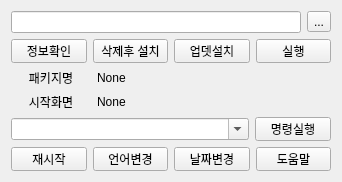
<?xml version="1.0" encoding="UTF-8"?>
<ui version="4.0">
 <class>Form</class>
 <widget class="QWidget" name="Form">
  <property name="geometry">
   <rect>
    <x>0</x>
    <y>0</y>
    <width>342</width>
    <height>182</height>
   </rect>
  </property>
  <property name="sizePolicy">
   <sizepolicy hsizetype="Fixed" vsizetype="Fixed">
    <horstretch>0</horstretch>
    <verstretch>0</verstretch>
   </sizepolicy>
  </property>
  <property name="minimumSize">
   <size>
    <width>342</width>
    <height>182</height>
   </size>
  </property>
  <property name="maximumSize">
   <size>
    <width>342</width>
    <height>182</height>
   </size>
  </property>
  <property name="windowTitle">
   <string>Command</string>
  </property>
  <property name="windowIcon">
   <iconset resource="icon.qrc">
    <normaloff>:/menu/icons/Main.png</normaloff>:/menu/icons/Main.png</iconset>
  </property>
  <layout class="QVBoxLayout" name="verticalLayout">
   <item>
    <layout class="QHBoxLayout" name="horizontalLayout_4">
     <item>
      <widget class="QLineEdit" name="lineEdit"/>
     </item>
     <item>
      <widget class="QToolButton" name="toolButton">
       <property name="text">
        <string>...</string>
       </property>
      </widget>
     </item>
    </layout>
   </item>
   <item>
    <layout class="QHBoxLayout" name="horizontalLayout">
     <item>
      <widget class="QPushButton" name="pushButton">
       <property name="text">
        <string>정보확인</string>
       </property>
      </widget>
     </item>
     <item>
      <widget class="QPushButton" name="pushButton_2">
       <property name="text">
        <string>삭제후 설치</string>
       </property>
      </widget>
     </item>
     <item>
      <widget class="QPushButton" name="pushButton_3">
       <property name="text">
        <string>업뎃설치</string>
       </property>
      </widget>
     </item>
     <item>
      <widget class="QPushButton" name="pushButton_4">
       <property name="text">
        <string>실행</string>
       </property>
      </widget>
     </item>
    </layout>
   </item>
   <item>
    <layout class="QHBoxLayout" name="horizontalLayout_2">
     <item>
      <widget class="QLabel" name="label">
       <property name="sizePolicy">
        <sizepolicy hsizetype="Fixed" vsizetype="Preferred">
         <horstretch>0</horstretch>
         <verstretch>0</verstretch>
        </sizepolicy>
       </property>
       <property name="maximumSize">
        <size>
         <width>80</width>
         <height>16777215</height>
        </size>
       </property>
       <property name="text">
        <string>패키지명</string>
       </property>
       <property name="alignment">
        <set>Qt::AlignCenter</set>
       </property>
      </widget>
     </item>
     <item>
      <widget class="QLabel" name="label_3">
       <property name="text">
        <string>None</string>
       </property>
      </widget>
     </item>
    </layout>
   </item>
   <item>
    <layout class="QHBoxLayout" name="horizontalLayout_3">
     <item>
      <widget class="QLabel" name="label_2">
       <property name="sizePolicy">
        <sizepolicy hsizetype="Fixed" vsizetype="Preferred">
         <horstretch>0</horstretch>
         <verstretch>0</verstretch>
        </sizepolicy>
       </property>
       <property name="maximumSize">
        <size>
         <width>80</width>
         <height>16777215</height>
        </size>
       </property>
       <property name="text">
        <string>시작화면</string>
       </property>
       <property name="alignment">
        <set>Qt::AlignCenter</set>
       </property>
      </widget>
     </item>
     <item>
      <widget class="QLabel" name="label_4">
       <property name="text">
        <string>None</string>
       </property>
      </widget>
     </item>
    </layout>
   </item>
   <item>
    <layout class="QHBoxLayout" name="horizontalLayout_5">
     <item>
      <widget class="QComboBox" name="comboBox">
       <property name="editable">
        <bool>true</bool>
       </property>
      </widget>
     </item>
     <item>
      <widget class="QPushButton" name="pushButton_9">
       <property name="maximumSize">
        <size>
         <width>76</width>
         <height>16777215</height>
        </size>
       </property>
       <property name="text">
        <string>명령실행</string>
       </property>
      </widget>
     </item>
    </layout>
   </item>
   <item>
    <layout class="QHBoxLayout" name="horizontalLayout_6">
     <item>
      <widget class="QPushButton" name="pushButton_5">
       <property name="text">
        <string>재시작</string>
       </property>
      </widget>
     </item>
     <item>
      <widget class="QPushButton" name="pushButton_6">
       <property name="text">
        <string>언어변경</string>
       </property>
      </widget>
     </item>
     <item>
      <widget class="QPushButton" name="pushButton_7">
       <property name="text">
        <string>날짜변경</string>
       </property>
      </widget>
     </item>
     <item>
      <widget class="QPushButton" name="pushButton_8">
       <property name="text">
        <string>도움말</string>
       </property>
      </widget>
     </item>
    </layout>
   </item>
  </layout>
 </widget>
 <tabstops>
  <tabstop>pushButton_8</tabstop>
  <tabstop>lineEdit</tabstop>
  <tabstop>toolButton</tabstop>
  <tabstop>pushButton</tabstop>
  <tabstop>pushButton_2</tabstop>
  <tabstop>pushButton_3</tabstop>
  <tabstop>pushButton_4</tabstop>
  <tabstop>comboBox</tabstop>
  <tabstop>pushButton_9</tabstop>
  <tabstop>pushButton_5</tabstop>
  <tabstop>pushButton_6</tabstop>
  <tabstop>pushButton_7</tabstop>
 </tabstops>
 <resources>
  <include location="icon.qrc"/>
 </resources>
 <connections/>
</ui>
